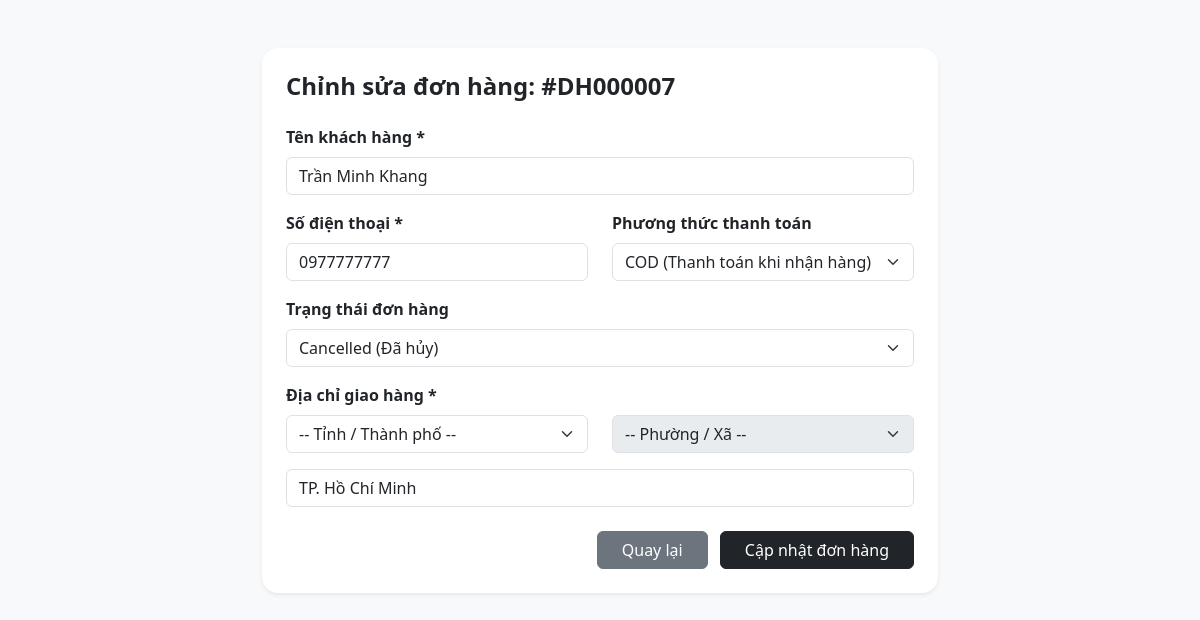
Page /admin/orders/edit.php?id=7 on the committed database.
### tables this page shows
CREATE TABLE orders (
    id INT AUTO_INCREMENT PRIMARY KEY,
    user_id INT NOT NULL,
    order_code VARCHAR(50) NOT NULL UNIQUE,
    total_price DECIMAL(15,2) NOT NULL DEFAULT 0,
    customer_name VARCHAR(100) NOT NULL,
    phone VARCHAR(20) NOT NULL,
    address VARCHAR(255) NOT NULL,
    note TEXT,
    status ENUM('pending','confirmed','shipping','completed','cancelled') DEFAULT 'pending',
    payment_method ENUM('cod','banking') DEFAULT 'cod',
    created_at DATETIME DEFAULT CURRENT_TIMESTAMP,
    updated_at DATETIME DEFAULT CURRENT_TIMESTAMP,
    FOREIGN KEY (user_id) REFERENCES users(id)
);

### admin/orders/edit.php (the view, shortened to what this page needs)
<?php
require_once '../../includes/database.php';
$id = $_GET['id'];
$stmt = $conn->prepare("SELECT * FROM orders WHERE id = ?");
$stmt->bind_param("i", $id);
$stmt->execute();
$order = $stmt->get_result()->fetch_assoc();
$address_parts = array_map('trim', explode(',', $order['address']));
$detail_address = $address_parts[0] ?? '';
?>
<!DOCTYPE html>
<html lang="vi">
<head>
    <link href="https://cdn.jsdelivr.net/npm/bootstrap@5.3.0/dist/css/bootstrap.min.css" rel="stylesheet">
</head>
<body class="bg-light p-5">
<div class="container" style="max-width:700px">
    <div class="card border-0 shadow-sm p-4 rounded-4">
        <h4 class="fw-bold mb-4">
            Chỉnh sửa đơn hàng: #<?= htmlspecialchars($order['order_code']) ?>
        </h4>
        <form method="POST" id="orderForm">
            <div class="mb-3">
                <label class="form-label fw-bold">Tên khách hàng *</label>
                <input type="text" name="customer_name" class="form-control"
                       value="<?= htmlspecialchars($order['customer_name']) ?>" required>
            </div>
            <div class="row">
                <div class="col-md-6 mb-3">
                    <label class="form-label fw-bold">Số điện thoại *</label>
                    <input type="text" name="phone" class="form-control"
                           value="<?= htmlspecialchars($order['phone']) ?>" required>
                </div>
                <div class="col-md-6 mb-3">
                    <label class="form-label fw-bold">Phương thức thanh toán</label>
                    <select name="payment_method" class="form-select">
                        <option value="COD" <?= $order['payment_method'] == 'COD' ? 'selected' : '' ?>>
                            COD (Thanh toán khi nhận hàng)
                        </option>
                    </select>
                </div>
            </div>
            <div class="mb-3">
                <label class="form-label fw-bold">Trạng thái đơn hàng</label>
                <select name="status" class="form-select">
                    <option value="cancelled" <?= $order['status'] == 'cancelled' ? 'selected' : '' ?>>Cancelled (Đã hủy)</option>
                </select>
            </div>
            <label class="form-label fw-bold">Địa chỉ giao hàng *</label>
            <div class="row">
                <div class="col-md-6 mb-3">
                    <select name="province" id="province" class="form-select" required>
                        <option value="">-- Tỉnh / Thành phố --</option>
                    </select>
                </div>
                <div class="col-md-6 mb-3">
                    <select name="province" id="ward" class="form-select" required disabled>
                        <option value="">-- Phường / Xã --</option>
                    </select>
                </div>
            </div>
            <div class="mb-4">
                <input type="text" name="province" id="detail_address" class="form-control"
                       value="<?= htmlspecialchars($detail_address) ?>"
                       placeholder="Số nhà, tên đường..." required>
            </div>
            <div class="text-end">
                <a href="index.php" class="btn btn-secondary px-4 me-2">Quay lại</a>
                <button type="submit" class="btn btn-dark px-4">Cập nhật đơn hàng</button>
            </div>
        </form>
    </div>
</div>
</body>
</html>

### rows in the picture
orders: order_code "DH000007", customer_name "Trần Minh Khang", phone "0977777777", status "Cancelled (Đã hủy)", province "TP. Hồ Chí Minh"
